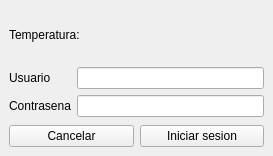
<?xml version="1.0" encoding="UTF-8"?>
<ui version="4.0">
 <class>MainWindow</class>
 <widget class="QMainWindow" name="MainWindow">
  <property name="geometry">
   <rect>
    <x>0</x>
    <y>0</y>
    <width>273</width>
    <height>156</height>
   </rect>
  </property>
  <property name="windowTitle">
   <string>MainWindow</string>
  </property>
  <widget class="QWidget" name="centralwidget">
   <layout class="QGridLayout" name="gridLayout">
    <item row="0" column="0" colspan="2">
     <widget class="QLabel" name="temp">
      <property name="text">
       <string>Temperatura:</string>
      </property>
     </widget>
    </item>
    <item row="1" column="0" colspan="2">
     <layout class="QFormLayout" name="formLayout">
      <item row="0" column="0">
       <widget class="QLabel" name="user_label">
        <property name="text">
         <string>Usuario</string>
        </property>
       </widget>
      </item>
      <item row="0" column="1">
       <widget class="QLineEdit" name="user"/>
      </item>
      <item row="1" column="0">
       <widget class="QLabel" name="password_label">
        <property name="text">
         <string>Contrasena</string>
        </property>
       </widget>
      </item>
      <item row="1" column="1">
       <widget class="QLineEdit" name="password">
        <property name="echoMode">
         <enum>QLineEdit::EchoMode::Password</enum>
        </property>
       </widget>
      </item>
     </layout>
    </item>
    <item row="2" column="0">
     <widget class="QPushButton" name="Cancel_Button">
      <property name="text">
       <string>Cancelar</string>
      </property>
     </widget>
    </item>
    <item row="2" column="1">
     <widget class="QPushButton" name="Login_Button">
      <property name="text">
       <string>Iniciar sesion</string>
      </property>
     </widget>
    </item>
   </layout>
  </widget>
 </widget>
 <resources/>
 <connections/>
</ui>
